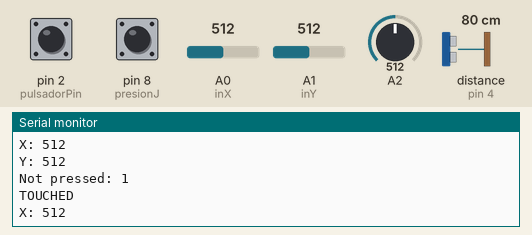
This sketch was run on a simulated Arduino Uno, built with avr-gcc and run on an emulated ATmega328P. On the bench: the last lines printed to the serial monitor. Wiring (inferred from the names in the program): ultrasonic range finder: trigger pin 6; echo pin 4. The inputs (shaded band) are chosen by the test bench; at power-on: distance to the obstacle (sensor on pin 4) 80 cm, A0 (inX) = 512, pin 2 (pulsadorPin) HIGH, pin 8 (presionJ) HIGH, A1 (inY) = 512, A2 = 512. The echo pulse lasts 58.3 µs per cm.

Above: at 1.2 s.
1.3 s: distance to the obstacle (sensor on pin 4) set to 14 cm
2.8 s: distance to the obstacle (sensor on pin 4) set to 10 cm
At 3.5 s:
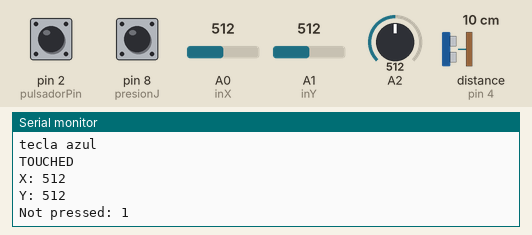
4.4 s: A0 (inX) set to 109
At 5.4 s:
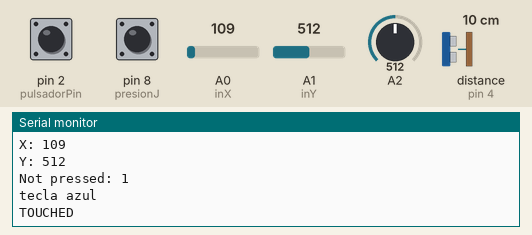
5.9 s: A0 (inX) set to 95
Timing chart, 0 to 8.9 s (numbered marks = the images above; inputs shaded):
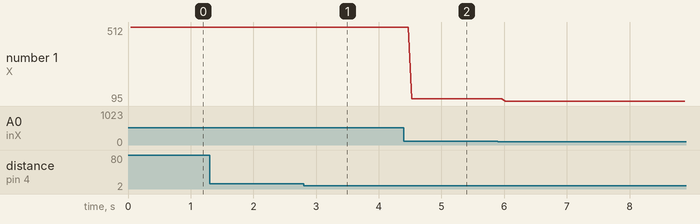

Measured:
- the behaviour switches between 13 and 12 cm on distance to the obstacle (sensor on pin 4) (found by bisection; images 0 and 1)
- after the input at 2.8 s, the serial monitor: prints a new line after 0.05 s (image 1)
- after the input at 4.4 s, the serial monitor: prints a new line after 0.13 s (image 2)
- plotted number 1: 512 → 109 after the input at 4.4 s, 109 → 95 after the input at 5.9 s

The sketch:

Archivo_final_Certamen_javi_v2.ino
```cpp
//#include <Keyboard.h>
 long valor;         // Valor potenciometro

 const int pulsadorPin = 2;
 const int pulsadorPin2 = 3;
 const int Trigger = 6;          //Pin digital 2 para el Trigger del sensor
 const int Echo = 4;             //Pin digital 3 para el echo del sensor
 const int inX = A0;             // analog input for x-axis
 const int inY = A1;             // analog input for y-axis
 const int presionJ = 8;

 int volumen;               // volumen de audio
 int intensidad;            // intensidad luminica
 int distancia;             // Valor distancia
 int potencia;              // Valor potencia
 int valorTacto;            // Valor de tacto
 int valorPulsador  = 0;    // Estado del Boton
 int valorPulsador2 = 0;    // Estado del Boton 2
 int xValue = 0;            // Valor X
 int yValue = 0;            // Valor Y
 int Presion = 0;           // Precion Joystic

 // SALIDA DE PINES
 int LED_A = 2;
 int LED_B = 3;
 int LED_C = 4;
 int LED_D = 5;
 int LED_E = 6;
 int tacto = 8;        // Pin sensor Tacto

void setup() {

  pinMode(pulsadorPin,  INPUT);
  pinMode(pulsadorPin2, INPUT);
  pinMode(Trigger, OUTPUT);        //pin como salida
  pinMode(Echo, INPUT);            //pin como entrada
  pinMode(tacto, INPUT);
  pinMode(inX, INPUT);
  pinMode(inY, INPUT);
  pinMode(presionJ, INPUT_PULLUP);

  Serial.begin(9600);
  //Keyboard.begin();

  digitalWrite(Trigger, LOW);//Inicializamos el pin con 0
}

void loop() {

//// DECLARACIONES ////
volumen       = analogRead(A0);
intensidad    = analogRead(A1);
potencia      = analogRead(A2);
valorPulsador = digitalRead(pulsadorPin);
valorTacto    = digitalRead(tacto);
xValue        = analogRead(inX);
yValue        = analogRead(inY);
Presion       = digitalRead(presionJ);


long t;      //timepo que demora en llegar el eco
long d;      //distancia en centimetros


delay(30);

////////////////////// SONIDO ////////////////////////////
///////////////////////////////////////////////////////////

//Serial.println(volumen);
if (volumen > 50){
digitalWrite(LED_A, HIGH);
//Serial.println("Sonido prendido");
}else if(volumen < 50) {
digitalWrite(LED_A, LOW);

}
///////////////////////////////////////////////////////////
/////////////////////// FOTORESISTENCIA /////////////////

//Serial.println(intensidad);
if(intensidad > 1010){
digitalWrite(LED_B, HIGH);

}else {
  digitalWrite(LED_B,LOW);
}

//////////////////////////////////////////////////////////
///////////////////////// DISTANCIA //////////////////////


  digitalWrite(Trigger, HIGH);
  delayMicroseconds(10);          //Enviamos un pulso de 10us
  digitalWrite(Trigger, LOW);

  t = pulseIn(Echo, HIGH);      //obtenemos el ancho del pulso
  d = t/59;                     //escalamos el tiempo a una distancia en cm

  // Todo esto es para la impresion serial
  //Serial.print("Distancia: ");
  //Serial.print(d);
  //Serial.print("cm");
  //Serial.println();

  if(d < 12){
    Serial.println("tecla azul");
    // COLOQUE LIBRERIA PARA TECLA AZUL //
  }

//////////////////////////////////////////////////////////
/////////////////////// POTENCIOMETRO ////////////////////

  //Serial.print("El valor es = ");
  //Serial.println(potencia);

// COLOQUE LIBRERIA PARA TECLA AZUL //
 if(potencia < 100){
 //Serial.println("Buena ql");
 }

/////////////////////////////////////////////////////////
/////////////////////////// BOTON 1 ///////////////////////

 if (valorPulsador == HIGH) {
    // delay(150);
    // Serial.println("Hola ql");
    // Keyboard.press('k');
  }
  //else {
    // Keyboard.releaseAll();
 // }


/////////////////////////////////////////////////////////
/////////////////////////// BOTON 2 ///////////////////////

 if (valorPulsador2 == HIGH) {
    // delay(150);
    // Serial.println("Hola ql");
    // Keyboard.press('k');
  }
  //else {
    // Keyboard.releaseAll();
 // }


/////////////////////////////////////////////////////////
/////////////////////////// TACTO ///////////////////////

if (valorTacto == HIGH){
    Serial.println("TOUCHED");
  } else {
    Serial.println("NOT TOUCHED");
  }

/////////////////////////////////////////////////////////
///////////////////////// JOYSTICK ///////////////////////

  Serial.print("X: ");
  Serial.println(xValue);
  Serial.print("Y: ");
  Serial.println(yValue);
  Serial.print("Not pressed: ");
  Serial.println(Presion);

}
```
